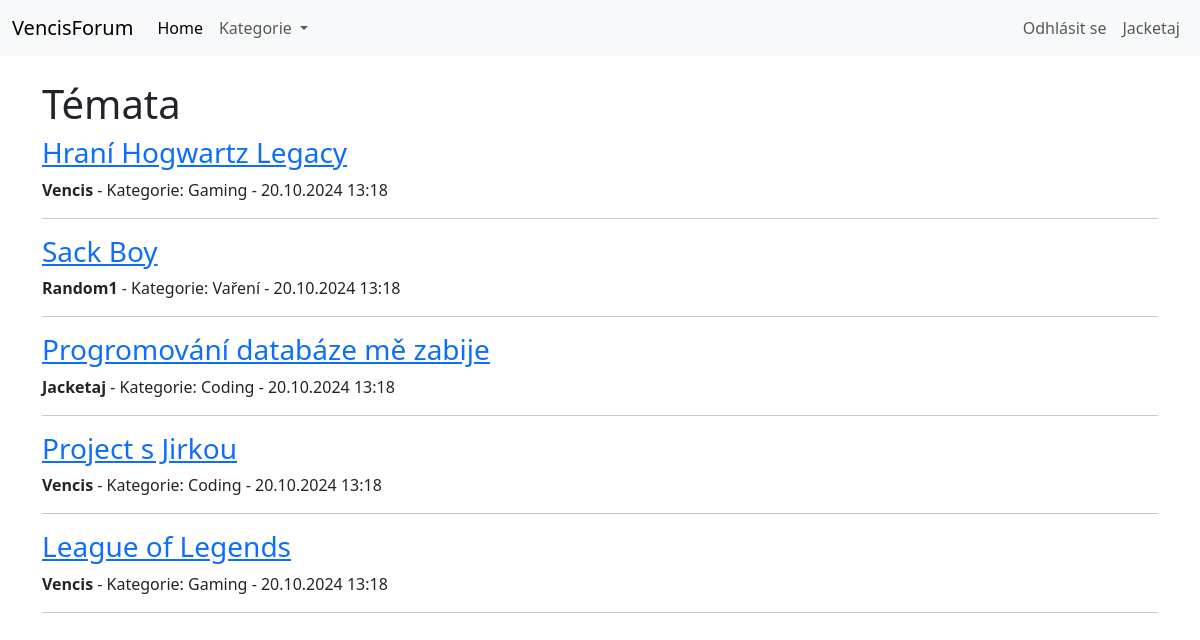
Page /index.php (signed in) on the committed database.
### tables this page shows
CREATE TABLE `users` (
  `id` INT UNSIGNED AUTO_INCREMENT PRIMARY KEY,
  `role_id` INT UNSIGNED,
  `username` varchar(255),
  `password` varchar(255),
  `created_at` timestamp
);

CREATE TABLE `topics` (
    `id` INT UNSIGNED AUTO_INCREMENT PRIMARY KEY,
    `user_id` INT UNSIGNED,
    `category_id` INT UNSIGNED,
    `title` VARCHAR(255),
    `created_at` TIMESTAMP
);

CREATE TABLE `categories` (
    `id` iNT UNSIGNED AUTO_INCREMENT PRIMARY KEY,
    `name` VARCHAR(255),
    `created_at` TIMESTAMP
);

### index.php (the view, shortened to what this page needs)
<?php
include "db/db.php";
if (isset($_SESSION['user_id'])) {
  $userId = $_SESSION['user_id'];
  $sql_user = "SELECT username FROM users WHERE id = ?";
  $stmt_user = $db->prepare($sql_user);
  $stmt_user->execute([$userId]);
  $user = $stmt_user->fetch(PDO::FETCH_ASSOC);
  $username = $user ? $user['username'] : null;
}
$sql_topics = "SELECT t.*, c.name AS category_name, u.username
               FROM topics t
               JOIN categories c ON t.category_id = c.id
               JOIN users u ON t.user_id = u.id
               ORDER BY t.created_at DESC";
$stmt_topics = $db->prepare($sql_topics);
$stmt_topics->execute();
$topics = $stmt_topics->fetchAll(PDO::FETCH_ASSOC);
?>
<!DOCTYPE html>
<html lang="en">
<head>
    <link rel="stylesheet" href="https://cdnjs.cloudflare.com/ajax/libs/font-awesome/6.6.0/css/all.min.css" />
    <link href="https://cdn.jsdelivr.net/npm/bootstrap@5.3.3/dist/css/bootstrap.min.css" rel="stylesheet">
</head>
<body>
<nav class="navbar navbar-expand-lg bg-body-tertiary">
    <div class="container-fluid">
        <a class="navbar-brand" href="#">VencisForum</a>
        <div class="collapse navbar-collapse" id="navbarSupportedContent">
            <ul class="navbar-nav me-auto mb-2 mb-lg-0">
                <li class="nav-item">
                    <a class="nav-link active" aria-current="page" href="#">Home</a>
                </li>
                <li class="nav-item dropdown">
                    <a class="nav-link dropdown-toggle" href="#" role="button" data-bs-toggle="dropdown" aria-expanded="false">
                        Kategorie
                    </a>
                </li>
            </ul>
            <ul class="navbar-nav ms-auto mb-2 mb-lg-0">
                <?php if (isset($username)): ?>
                    <li class="nav-item">
                        <a class="nav-link" href="logout.php">
                            <i class="bi bi-box-arrow-right"></i> Odhlásit se
                        </a>
                    </li>
                    <li class="nav-item">
                        <a class="nav-link" href="profile.php">
                            <i class="bi bi-person-circle"></i> <?php echo htmlspecialchars($username); ?>
                        </a>
                    </li>
                <?php else: ?>
                    <li class="nav-item">
                        <a class="nav-link" href="login.php">Přihlásit se</a>
                    </li>
                <?php endif; ?>
            </ul>
        </div>
    </div>
</nav>
    <div class="container mt-4">
        <h1>Témata</h1>
        <?php if (!empty($topics)): ?>
            <div class="topics">
                <?php foreach ($topics as $topic): ?>
                    <div class="topic">
                        <h3><a href="topics.php?id=<?php echo $topic['id']; ?>"><?php echo htmlspecialchars($topic['title']); ?></a></h3>
                        <p><strong><?php echo htmlspecialchars($topic['username']); ?></strong> - Kategorie: <?php echo htmlspecialchars($topic['category_name']); ?> - <?php echo date('d.m.Y H:i', strtotime($topic['created_at'])); ?></p>
                    </div>
                    <hr>
                <?php endforeach; ?>
            </div>
        <?php else: ?>
            <p>Žádná témata nebyla nalezena.</p>
        <?php endif; ?>
    </div>
</body>
</html>

### rows in the picture
users: username "Jacketaj"
topics: title "Hraní Hogwartz Legacy", user.username "Vencis", category.name "Gaming", created_at "20.10.2024 13:18"
topics: title "Sack Boy", user.username "Random1", category.name "Vaření", created_at "20.10.2024 13:18"
topics: title "Progromování databáze mě zabije", user.username "Jacketaj", category.name "Coding", created_at "20.10.2024 13:18"
topics: title "Project s Jirkou", user.username "Vencis", category.name "Coding", created_at "20.10.2024 13:18"
topics: title "League of Legends", user.username "Vencis", category.name "Gaming", created_at "20.10.2024 13:18"
